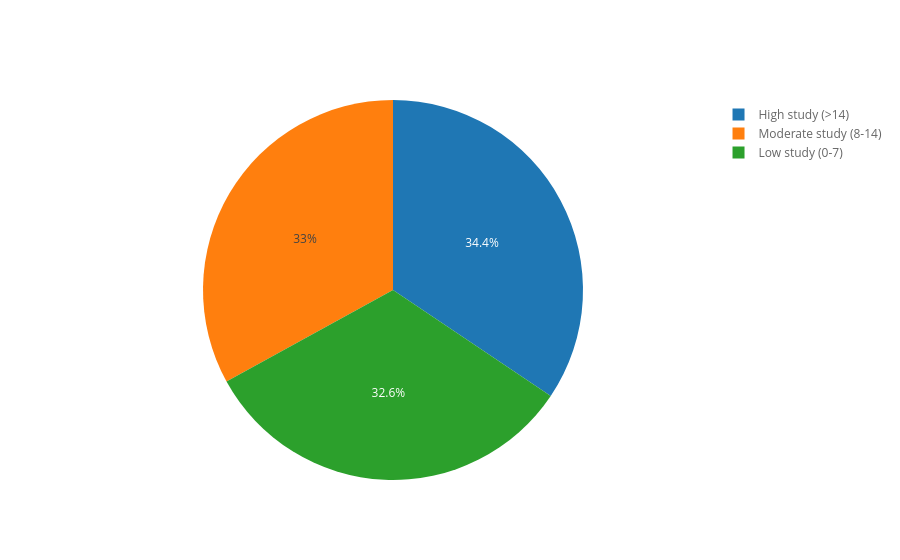

Notebook code cell kept with this figure:
### Code cell
#study hours v/s GPA
study_bins = [0, 7, 14,28]
study_labels = ['Low study (0-7)', 'Moderate study (8-14)', 'High study (>14)']
df_lifestyle['Study Category'] = pd.cut(df_lifestyle['Study Hours Per Week'], bins=study_bins, labels=study_labels, include_lowest=True)

df_lifestyle['Study Category'].value_counts()
study_hours_gpa = df_lifestyle.pivot_table(index='Study Category', values='Academic Performance (GPA)', aggfunc='mean').reset_index()
study_hours_gpa 
study_hours_gpa.iplot(kind='pie',labels='Study Category',values='Academic Performance (GPA)')
#effective study hours improve academic performance

### Figure 1 — Plotly figure (JSON) as saved in the notebook; plotly's stock layout.template omitted (floating-point values rounded to 4 significant figures)
{"data": [{"labels": ["Low study (0-7)", "Moderate study (8-14)", "High study (>14)"], "marker": {"colors": ["rgba(226, 74, 51, np.float64(1.0))", "rgba(62, 111, 176, np.float64(1.0))", "rgba(132, 118, 202, np.float64(1.0))"]}, "name": "", "type": "pie", "values": [7.032, 7.121, 7.426]}], "layout": {"legend": {"bgcolor": "#FFFFFF", "font": {"color": "#666666"}}, "paper_bgcolor": "#FFFFFF", "plot_bgcolor": "#E5E5E5", "titlefont": {"color": "#151516"}}}
